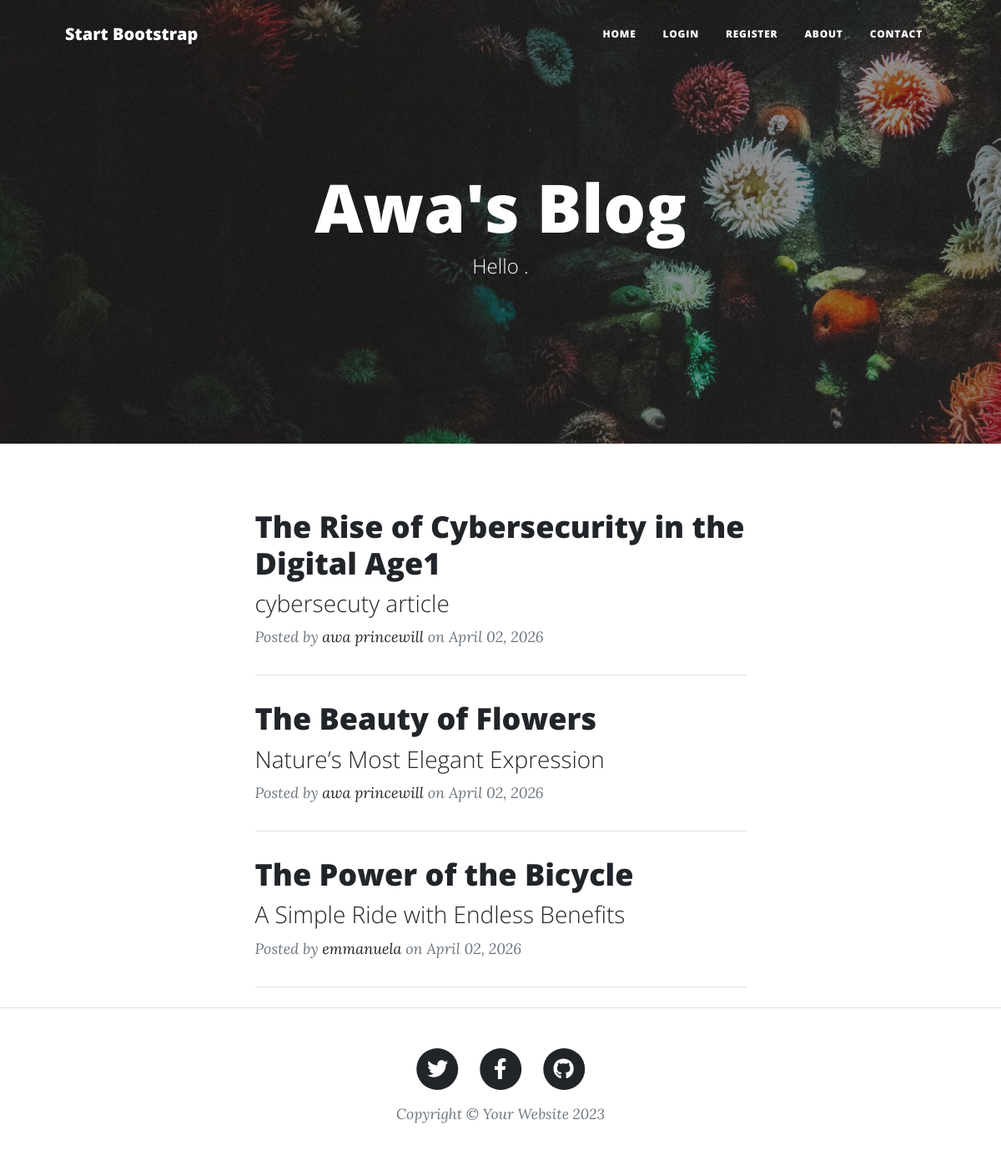
Before: / with the older database file.
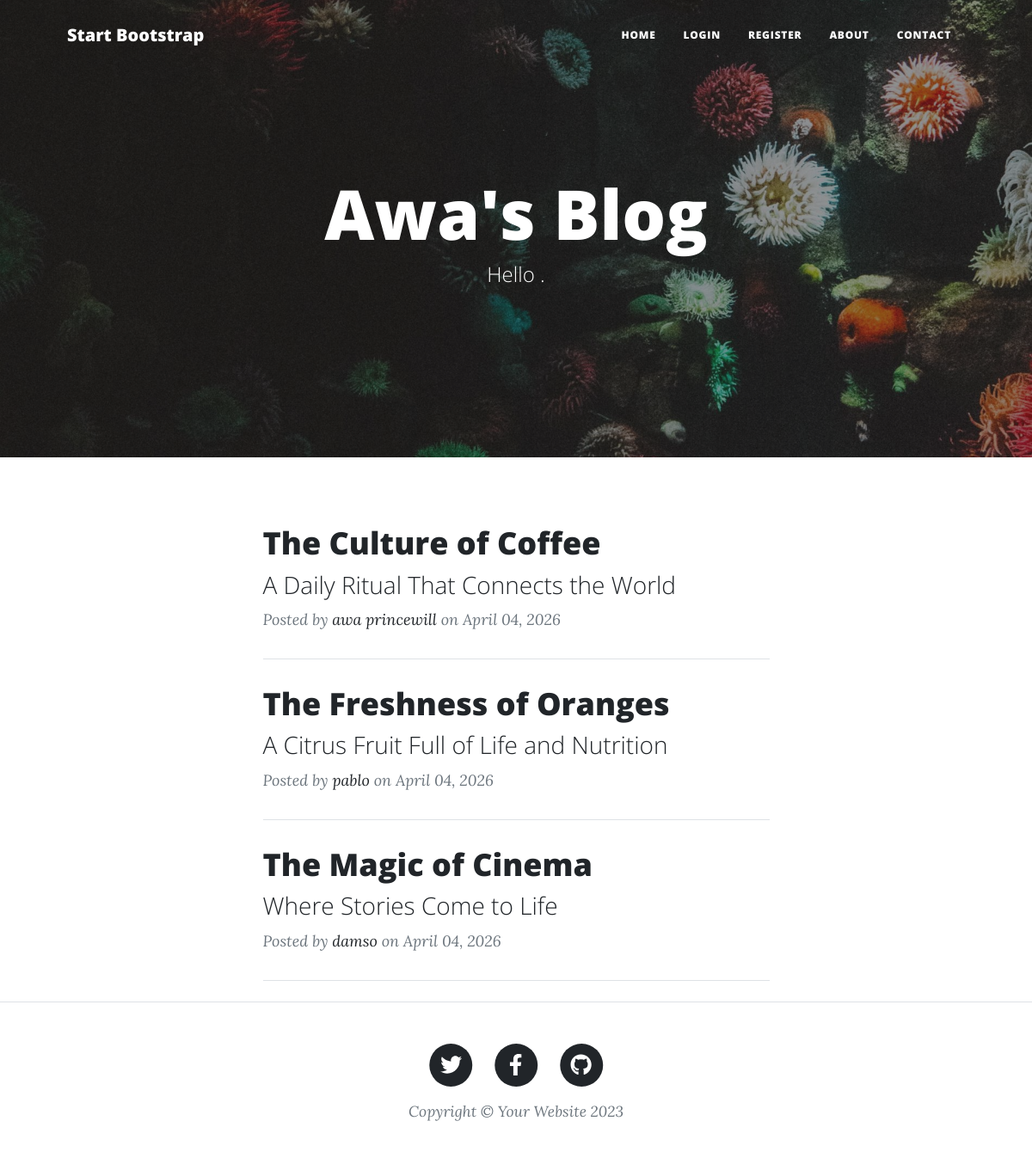
After: the same page with the newer database file.
### main.py (models this page shows)
class BlogPost(db.Model):  # Define BlogPost model
    __tablename__ = "blog_posts"  # Set table name
    id: Mapped[int] = mapped_column(Integer, primary_key=True)  # Primary key ID
    title: Mapped[str] = mapped_column(String(250), unique=True, nullable=False)  # Unique title
    subtitle: Mapped[str] = mapped_column(String(250), nullable=False)  # Subtitle
    date: Mapped[str] = mapped_column(String(250), nullable=False)  # Date string
    body: Mapped[str] = mapped_column(Text, nullable=False)  # Post body text
    img_url: Mapped[str] = mapped_column(String(250), nullable=False)  # Image URL
    author_id: Mapped[int] = mapped_column(Integer, ForeignKey("users.id"), nullable=False)  # Foreign key to Users
    comments = db.relationship("Comments", backref="parent_post", lazy=True)

class Users(UserMixin, db.Model):
    __tablename__ = "users"  # Define Users model inheriting from UserMixin
    id: Mapped[int] = mapped_column(Integer, primary_key=True)  # Primary key ID
    email: Mapped[str]= mapped_column(String(100), unique=True, nullable=False)  # Unique email
    password: Mapped[str] = mapped_column(String(1000), nullable=False)  # Hashed password
    name: Mapped[str] = mapped_column(String(250), nullable=False)  # User name
    posts = db.relationship("BlogPost", backref="author", lazy=True)  # Relationship to BlogPost
    comments = db.relationship("Comments", backref="comment_author", lazy=True )

### main.py (the view)
@app.route('/')  # Route for home page
def get_all_posts():
    result = db.session.execute(db.select(BlogPost))  # Query all blog posts
    posts = result.scalars().all()  # Get all posts
    return render_template("index.html", all_posts=posts, islogged_in = current_user.is_authenticated, user= current_user)  # Render index template

### templates/index.html (shortened to what this page needs)
{% include "header.html" %}
<header
  class="masthead"
  style="background-image: url('../static/assets/img/home-bg.jpg')"
>
  <div class="container position-relative px-4 px-lg-5">
    <div class="row gx-4 gx-lg-5 justify-content-center">
      <div class="col-md-10 col-lg-8 col-xl-7">
        <div class="site-heading">
          <h1>Awa's Blog</h1>
          <span class="subheading">Hello {{ user.name }}.</span>
        </div>
      </div>
    </div>
  </div>
</header>
<div class="container px-4 px-lg-5">
  <div class="row gx-4 gx-lg-5 justify-content-center">
    <div class="col-md-10 col-lg-8 col-xl-7">
      {% for post in all_posts %}
      <div class="post-preview">
        <a href="{{ url_for('show_post', post_id=post.id) }}">
          <h2 class="post-title">{{ post.title }}</h2>
          <h3 class="post-subtitle">{{ post.subtitle }}</h3>
        </a>
        <p class="post-meta">
          Posted by
          <a href="#">{{post.author.name}}</a>
          on {{post.date}}
        </p>
      </div>
      <hr class="my-4" />
      {% endfor %}
    </div>
  </div>
</div>
{% include "footer.html" %}

### templates/header.html (shortened to what this page needs)
<!DOCTYPE html>
<html lang="en">
  <head>
    {% block styles %}
    {{ bootstrap.load_css() }}
    <link
      href="{{ url_for('static', filename='css/styles.css') }}"
      rel="stylesheet"
    />
    {% endblock %}
  </head>
  <body>
    <nav class="navbar navbar-expand-lg navbar-light" id="mainNav">
      <div class="container px-4 px-lg-5">
        <a class="navbar-brand" href="/">Start Bootstrap</a>
        <div class="collapse navbar-collapse" id="navbarResponsive">
          <ul class="navbar-nav ms-auto py-4 py-lg-0">
            <li class="nav-item">
              <a
                class="nav-link px-lg-3 py-3 py-lg-4"
                href="{{ url_for('get_all_posts') }}"
                >Home</a
              >
            </li>
             {% if not islogged_in %}
            <li class="nav-item">
              <a
                class="nav-link px-lg-3 py-3 py-lg-4"
                href="{{ url_for('login') }}"
                >Login</a
              >
            </li>
            <li class="nav-item">
              <a
                class="nav-link px-lg-3 py-3 py-lg-4"
                href="{{ url_for('register') }}"
                >Register</a
              >
            </li>
            {% endif %}
            <li class="nav-item">
              <a
                class="nav-link px-lg-3 py-3 py-lg-4"
                href="{{ url_for('about') }}"
                >About</a
              >
            </li>
            <li class="nav-item">
              <a
                class="nav-link px-lg-3 py-3 py-lg-4"
                href="{{ url_for('contact') }}"
                >Contact</a
              >
            </li>
          </ul>
        </div>
      </div>
    </nav>
  </body>
</html>

### templates/footer.html (shortened to what this page needs)
        <footer class="border-top">
          <div class="container px-4 px-lg-5">
              <div class="row gx-4 gx-lg-5 justify-content-center">
                  <div class="col-md-10 col-lg-8 col-xl-7">
                      <ul class="list-inline text-center">
                          <li class="list-inline-item">
                              <a href="#!">
                                  <span class="fa-stack fa-lg">
                                      <i class="fas fa-circle fa-stack-2x"></i>
                                      <i class="fab fa-twitter fa-stack-1x fa-inverse"></i>
                                  </span>
                              </a>
                          </li>
                          <li class="list-inline-item">
                              <a href="#!">
                                  <span class="fa-stack fa-lg">
                                      <i class="fas fa-circle fa-stack-2x"></i>
                                      <i class="fab fa-facebook-f fa-stack-1x fa-inverse"></i>
                                  </span>
                              </a>
                          </li>
                          <li class="list-inline-item">
                              <a href="#!">
                                  <span class="fa-stack fa-lg">
                                      <i class="fas fa-circle fa-stack-2x"></i>
                                      <i class="fab fa-github fa-stack-1x fa-inverse"></i>
                                  </span>
                              </a>
                          </li>
                      </ul>
                      <div class="small text-center text-muted fst-italic">Copyright &copy; Your Website 2023</div>
                  </div>
              </div>
          </div>
      </footer>
  </body>
</html>

Changed rows visible on the page:
changed BlogPost "awa princewill": title "The Rise of Cybersecurity in the Digital Age1" → "The Culture of Coffee"; subtitle "cybersecuty article" → "A Daily Ritual That Connects the World"; date "April 02, 2026" → "April 04, 2026"
changed BlogPost: title "The Beauty of Flowers" → "The Freshness of Oranges"; subtitle "Nature’s Most Elegant Expression" → "A Citrus Fruit Full of Life and Nutrition"; author.name "awa princewill" → "pablo"; date "April 02, 2026" → "April 04, 2026"
changed BlogPost: title "The Power of the Bicycle" → "The Magic of Cinema"; subtitle "A Simple Ride with Endless Benefits" → "Where Stories Come to Life"; author.name "emmanuela" → "damso"; date "April 02, 2026" → "April 04, 2026"
